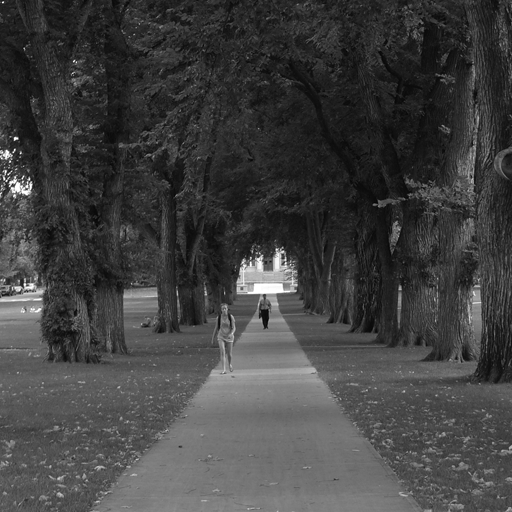
//> input picture a2/colostate_quad_bw_512.png, 512 x 512 px
$ ./a2   (built with g++ and OpenCV 4)
//> lines starting //> are read from the running program, lines starting //| are printed output that depends on the picture
//> further down, inimg is the input picture: 512 rows x 512 cols, CV_8UC3; min 3, max 255, mean 65.1
#include "opencv2/core/core.hpp"
#include "opencv2/imgproc/imgproc.hpp"
#include "opencv2/highgui/highgui.hpp"
#include <iostream>
#include <vector>
#include <string>
#include <math.h>

using namespace cv;
using namespace std;

void dftQuadSwap (Mat& img)  {
    // rearrange the quadrants of Fourier image  so that the origin is at the image center
    int cx = img.cols/2;
    int cy = img.rows/2;

    Mat q0(img, Rect(0, 0, cx, cy));   // Top-Left - Create a ROI per quadrant
    Mat q1(img, Rect(cx, 0, cx, cy));  // Top-Right
    Mat q2(img, Rect(0, cy, cx, cy));  // Bottom-Left
    Mat q3(img, Rect(cx, cy, cx, cy)); // Bottom-Right

    Mat tmp;                           // swap quadrants (Top-Left with Bottom-Right)
    q0.copyTo(tmp);
    q3.copyTo(q0);
    tmp.copyTo(q3);

    q1.copyTo(tmp);                    // swap quadrant (Top-Right with Bottom-Left)
    q2.copyTo(q1);
    tmp.copyTo(q2);
}

// [4 lines left out: function switchLogScale, not called in this run]

Mat getGaussian(int rows, int cols, float sigma, bool isFourier) {
	Mat kerRI;
	Mat kernelX   = getGaussianKernel(rows, sigma, CV_32FC1);
	Mat kernelY   = getGaussianKernel(cols, sigma, CV_32FC1);
	Mat kernel  = kernelX * kernelY.t();
	Mat kernel_d = kernel.clone();
	normalize(kernel_d, kernel_d, 0, 1, CV_MINMAX);
	if (isFourier) {
		Mat kerPlanes[] = {Mat_<float>(kernel), Mat::zeros(kernel.size(), CV_32F)};
		merge(kerPlanes, 2, kerRI);
		dft(kerRI, kerRI, DFT_COMPLEX_OUTPUT);
		return kerRI;
	} else {
		return kernel_d;
	}
}

//uses inverse gaussian
// [54 lines left out: functions doHighPass, getMag, medianToZero, meanToZero, not called in this run]

//using inverse gaussian instead of circle
Mat doHighPass2(Mat img, int sigma) {
//> called with sigma = 40
    Mat imgPlanes[] = {Mat_<float>(img),    Mat::zeros(img.size(),    CV_32F)};
//> imgPlanes[1]: 513 rows x 513 cols, CV_32FC1; every value is 0
    Mat imgRI, inverseTransform, invkerRI, invgauss;

    merge(imgPlanes, 2, imgRI);
    dft(imgRI, imgRI, DFT_COMPLEX_OUTPUT);
	invgauss = 1 - getGaussian(imgRI.rows, imgRI.cols, sigma, false);
	Mat kerPlanes[] = {invgauss, Mat::zeros(invgauss.size(), CV_32F)};
	merge(kerPlanes, 2, invkerRI);
	dftQuadSwap(invkerRI);
    mulSpectrums(imgRI, invkerRI, imgRI, DFT_COMPLEX_OUTPUT);
    dft(imgRI, inverseTransform, cv::DFT_INVERSE|cv::DFT_REAL_OUTPUT);
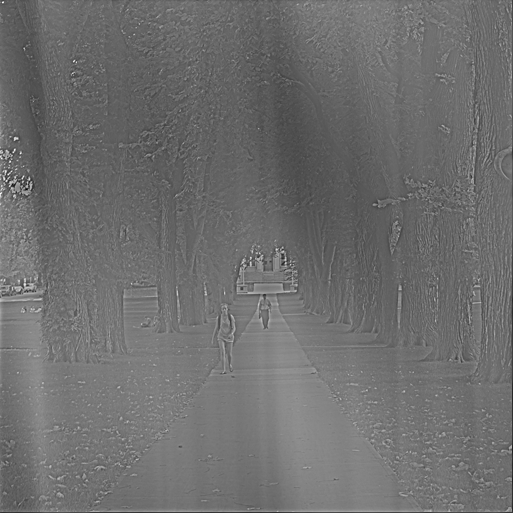
//> inverseTransform: 513 rows x 513 cols, CV_32FC1; min -35911520, max 47138472, mean 0; drawn with min black and max white
    normalize(inverseTransform, inverseTransform, 0, 1, CV_MINMAX);
    //cout << imgRI << endl;
    Mat complexx[] = {Mat::zeros(img.size(), CV_32F),    Mat::zeros(img.size(),    CV_32F)};
    split(imgRI, complexx);
    imshow(complexx[0]);
//> (this line was passed over: imshow is not available in this run)
    imshow(complexx[1]);
//> (this line was passed over: imshow is not available in this run)
    for(int j=0; j<complexx[1].cols; j++){
        for(int i=0; i<complexx[1].rows;i++){
           cout << "real: " << complexx[0].at<cv::Vec3b>(i,j) << " im: " << complexx[1].at<cv::Vec3b>(i,j) << endl;
        }
    }
	return inverseTransform;
}

Mat doLowPass(Mat img, float sigma) {
//> called with sigma = 4
    Mat imgPlanes[] = {Mat_<float>(img),    Mat::zeros(img.size(),    CV_32F)};
    Mat imgRI, kerRI, prdRI;
	kerRI = getGaussian(img.rows, img.cols, sigma, true);
    merge(imgPlanes, 2, imgRI);
    prdRI = imgRI.clone();
    dft(imgRI, imgRI, DFT_COMPLEX_OUTPUT);
    mulSpectrums(imgRI, kerRI, prdRI, DFT_COMPLEX_OUTPUT);
    Mat inverseTransform; // broken because it takes inverse of original image
    dft(imgRI, inverseTransform, cv::DFT_INVERSE|cv::DFT_REAL_OUTPUT);
    dft(prdRI, inverseTransform, cv::DFT_INVERSE|cv::DFT_REAL_OUTPUT);
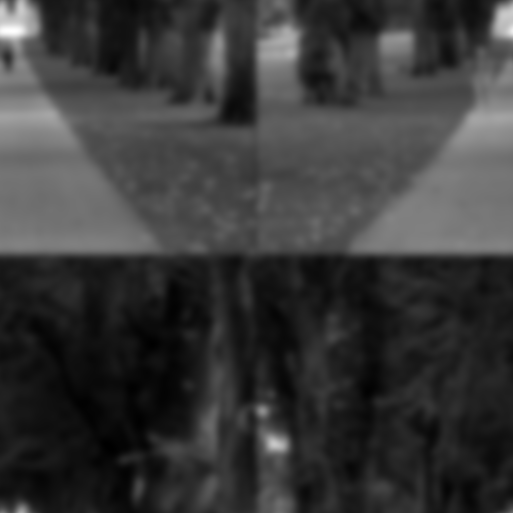
//> inverseTransform: 513 rows x 513 cols, CV_32FC1; min 4314994, max 61191416, mean 17073594; drawn with min black and max white
    dftQuadSwap(inverseTransform);
//> in dftQuadSwap (call 2), `Mat q0(img, Rect(0, 0, cx, cy));`:
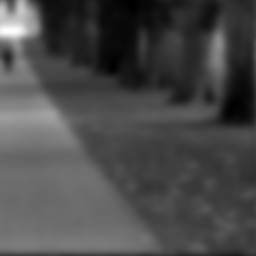
//> q0: 256 rows x 256 cols, CV_32FC1; min 6444634, max 61191416, mean 22409900; drawn with min black and max white
//> in dftQuadSwap (call 2), `Mat q1(img, Rect(cx, 0, cx, cy));`:
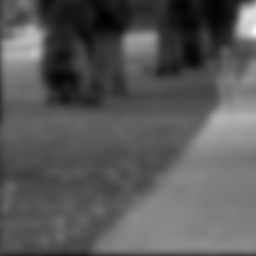
//> q1: 256 rows x 256 cols, CV_32FC1; min 6826260.5, max 55688952, mean 23820230; drawn with min black and max white
//> in dftQuadSwap (call 2), `Mat q2(img, Rect(0, cy, cx, cy));`:
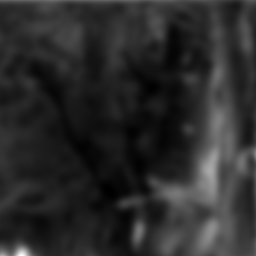
//> q2: 256 rows x 256 cols, CV_32FC1; min 4314994, max 39477820, mean 10327688; drawn with min black and max white
//> in dftQuadSwap (call 2), `Mat q3(img, Rect(cx, cy, cx, cy));`:
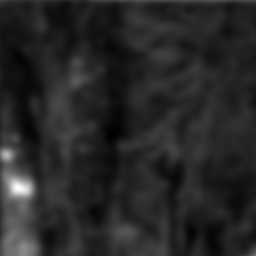
//> q3: 256 rows x 256 cols, CV_32FC1; min 4865973, max 48872692, mean 11718594; drawn with min black and max white
//> in dftQuadSwap (call 2), `tmp.copyTo(q2);`:
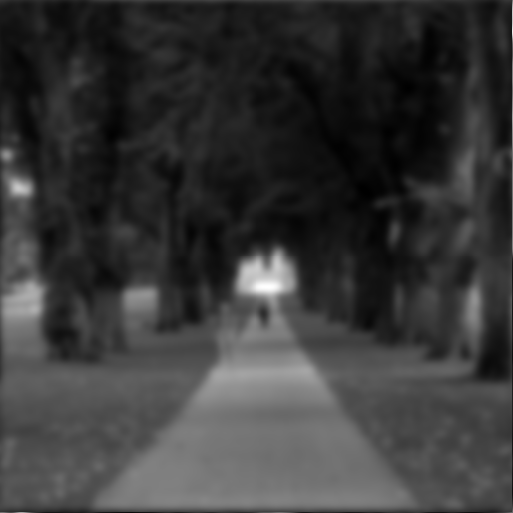
//> img: 513 rows x 513 cols, CV_32FC1; min 4314994, max 61191416, mean 17073594; drawn with min black and max white
    normalize(inverseTransform, inverseTransform, 0, 1, CV_MINMAX);
	return inverseTransform;
}

// [35 lines left out: functions doSomethingCool, doSomethingCool2, not called in this run]

int main(int argc, char ** argv)
{
    //  Start by loading the image to be smoothed
	const char* filename = argc >= 3 ? argv[2] : "colostate_quad_bw_512.png";
	bool isCool = argc >= 2 ? string(argv[1]) == "cool" : false;
    Mat inimg;                            //expand input image to optimal size
    Mat inimggray;                            //expand input image to optimal size
	inimg = imread(filename, CV_LOAD_IMAGE_COLOR);
	inimggray = imread(filename, CV_LOAD_IMAGE_GRAYSCALE);
	Mat img;
	Mat imggray;
	int m = getOptimalDFTSize( img.rows );
	int n = getOptimalDFTSize( img.cols ); // on the border add zero values
	int mg = getOptimalDFTSize( imggray.rows );
	int ng = getOptimalDFTSize( imggray.cols ); // on the border add zero values
	copyMakeBorder(inimg, img, 0, m - img.rows, 0, n - img.cols, BORDER_CONSTANT, Scalar::all(0));
	copyMakeBorder(inimggray, imggray, 0, m - imggray.rows, 0, n - imggray.cols, BORDER_CONSTANT, Scalar::all(0));
    if( inimg.empty())
        return -1;
	if (isCool) {
		Mat im2 = doHighPass2(imggray,20) - 0.5;
		imshow("original", img);
		imshow("high-pass", im2);
        imshow("Selective low pass", doSomethingCool(img));
		imshow("cool", doSomethingCool2(img, im2));
	} else {
		imshow("High Pass", doHighPass2(imggray,40));
		imshow("Low Pass", doLowPass(imggray, 4.0));
	}
	waitKey();
    return 0;
}

$ run again, with a2/rainbowfence.png copied over a2/colostate_quad_bw_512.png
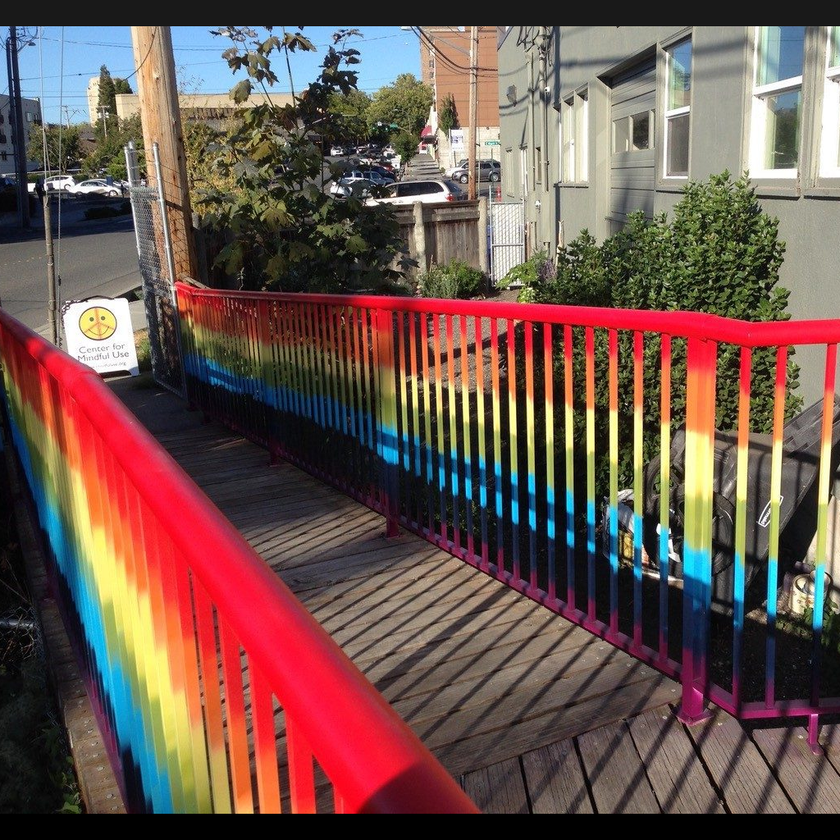
//> input picture a2/rainbowfence.png, 840 x 840 px, shrunk from 1024 x 1024 before the run
//> inimg is the input picture: 840 rows x 840 cols, CV_8UC3; mean B, G, R 79.4, 86.2, 110.6
//> in dftQuadSwap (call 2), `Mat q3(img, Rect(cx, cy, cx, cy));`:
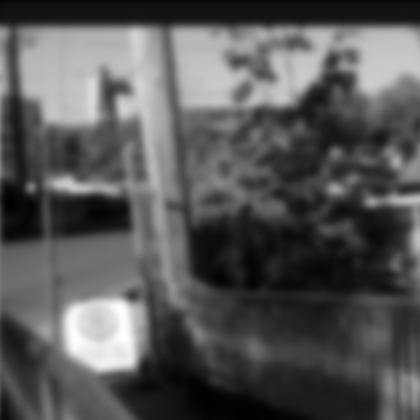
//> q3: 420 rows x 420 cols, CV_32FC1; min 5018783, max 177587088, mean 63863844; drawn with min black and max white
//> in dftQuadSwap (call 2), `tmp.copyTo(q2);`:
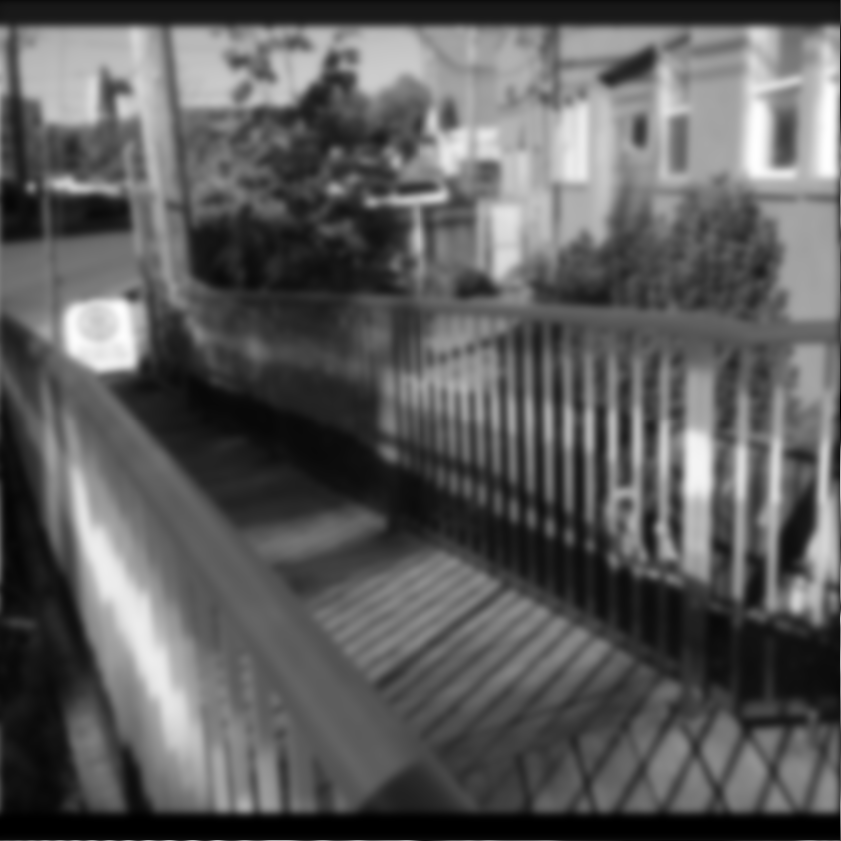
//> img: 841 rows x 841 cols, CV_32FC1; min 7147, max 178828016, mean 65104308; drawn with min black and max white
